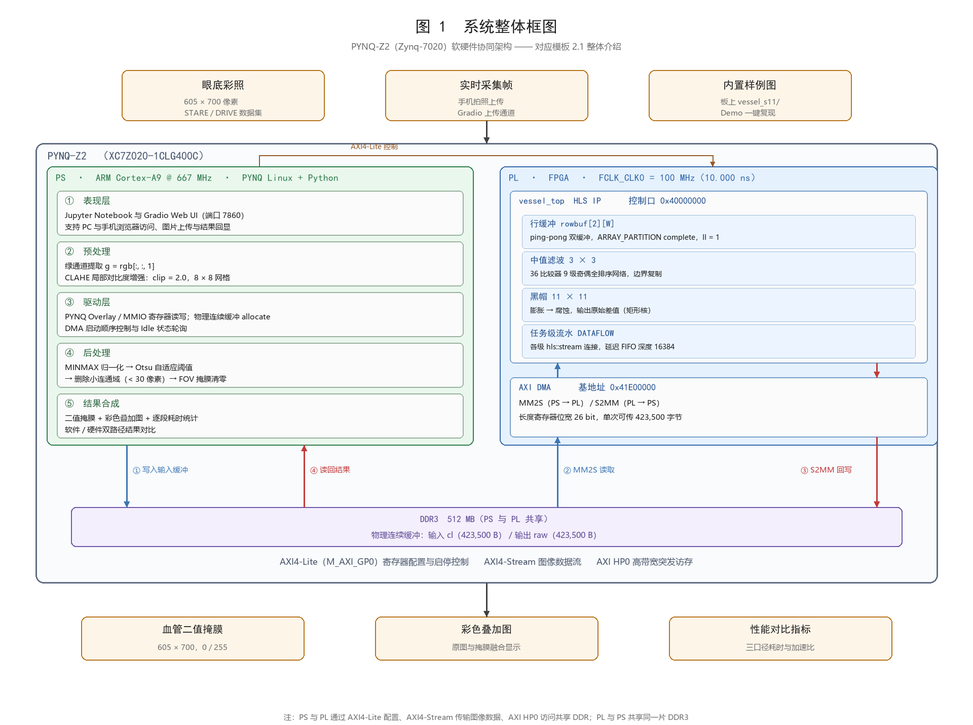
#> input picture 技术文档/图1_系统整体框图.png, 973 x 725 px, shrunk from 1920 x 1430 before the run
$ python -i pipeline.py   (imports and definitions only)
#> lines starting #> are read from the running program, lines starting #| are printed output that depends on the picture; after the words box and inside, x2 and y2 are one past the last pixel; in counts of white or black regions, pixels touching at a corner belong together
#> further down, picture is the input picture: shape (725, 973, 3); mean B, G, R 244.3, 243.5, 242.1
"""
算法模块 —— 眼底血管分割流水线

对应《项目流程与算法详解》第三章 "流水线逐步详解"

核心设计：统一接口 process(img, params) -> (mask, intermediates, timing)
    - params:     参数字典，控制每一步的开关和参数值
    - intermediates: 中间结果字典，保存每一步的输出图像，方便查看和调试
    - timing:     耗时字典，记录每一步耗时多少毫秒

V1 流程：绿通道 -> 中值去噪 -> 黑帽增强 -> 固定阈值 -> 叠加
V2 增量：FOV 掩膜 + CLAHE + Otsu + 小连通域过滤（开关在 params 里控制）
V3 增量：四方向线检测（开关在 params 里控制）

将来 FPGA 版本也实现同一个 process() 函数，换后端只需换一行导入。
"""

import time
import numpy as np
import cv2


# ============================================================
# 默认参数：V1 基础版的参数设置
# 改参数不用改代码，只需在调用时传入不同的 params 字典
# ============================================================
def default_params():
    """
    返回默认参数字典，每个参数都有注释说明含义

    以后 V2/V3 只是在这里加新的键值对，不改 V1 的逻辑
    """
    return {
        # --- 第 2 步：绿通道 ---
        # 没有参数，直接取 BGR 的第 1 通道

        # --- 第 3 步：中值滤波去噪 ---
        "denoise_kernel": 3,  # 中值滤波窗口大小（3 = 3x3 窗口）

        # --- 第 4 步：黑帽增强 ---
        "morph_kernel_size": 15,     # 结构元素大小（要大于血管宽度）
        "morph_kernel_shape": "ellipse",  # 形状："ellipse" 或 "rect"

        # --- 第 5 步：固定阈值 ---
        "threshold": 60,  # 像素值 > 60 认为是血管（黑帽响应图上的阈值）

        # --- 开关 ---
        "use_clahe": False,         # V2：是否启用 CLAHE 对比度增强
        "clahe_clip_limit": 2.0,    # V2：CLAHE 限幅参数
        "clahe_tile_grid": (8, 8), # V2：CLAHE 分块大小

        "use_otsu": False,          # V2：是否用 Otsu 自动阈值（True 时忽略上面的 threshold）
        "use_fov_mask": False,      # V2：是否使用 FOV 掩膜
        "min_blob_area": 0,         # V2：连通域过滤，删小于此面积的块（0=不过滤）

        # --- V3：四方向线检测 ---
        "use_direction_filter": False,  # V3：总开关
        "direction_kernel_len": 9,      # V3：线检测核长度（实验得出 9 比 15 好）
        "direction_fusion": "weighted", # V3：融合方式（实验得出 weighted 比 max 好）
        "direction_weight": 0.3,        # V3：方向响应权重，黑帽占 0.7、方向占 0.3
    }


# ============================================================
# V1 流水线各步骤实现
# ============================================================

def _green_channel(img, intermediates, timing):
    """
    第 2 步：绿色通道提取

    为什么用绿通道：论文验证过，眼底图中血管和背景在绿色通道上对比度最大
    红通道里血管几乎看不出来，蓝通道动态范围太小

    OpenCV 存储顺序是 BGR，所以绿色通道是第 1 通道（从 0 开始数）
    """
    t0 = time.perf_counter()
    green = img[:, :, 1]  # 取绿色通道，变成灰度图
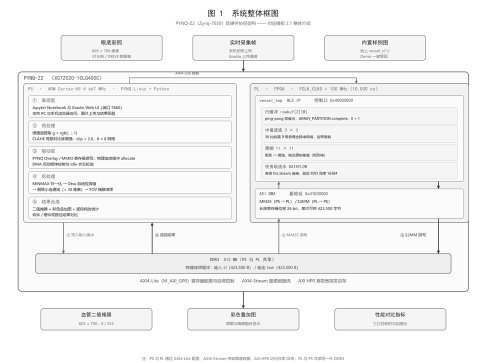
#> green: shape (725, 973) (shown at 1/2 size); min 0, max 255, mean 243.5
    elapsed = (time.perf_counter() - t0) * 1000  # 转为毫秒

    intermediates["green"] = green.copy()
    timing["green_channel"] = elapsed
    return green


def _median_denoise(green, params, intermediates, timing):
    """
    第 3 步：中值滤波去噪

    原理：每个像素取它 3x3 邻域内 9 个数的中位数作为新值
    好处：去椒盐噪点但不模糊血管边缘（均值滤波会模糊，中值不会）
    参数 3x3 来自论文，也是将来 HLS 模块的规格
    """
    k = params.get("denoise_kernel", 3)
    t0 = time.perf_counter()
    denoised = cv2.medianBlur(green, k)
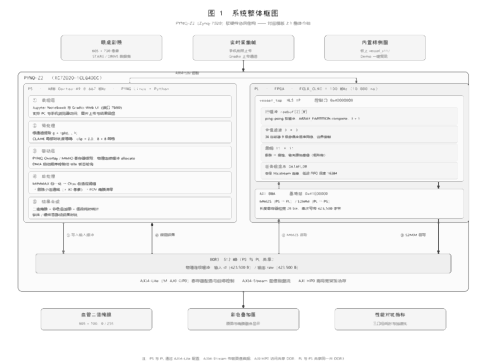
#> denoised: shape (725, 973) (shown at 1/2 size); min 45, max 255, mean 245.3
    elapsed = (time.perf_counter() - t0) * 1000

    intermediates["denoised"] = denoised.copy()
    timing["median_denoise"] = elapsed
    return denoised


# [18 lines left out: function _clahe, not called in this run]


def _black_hat(denoised, params, intermediates, timing):
    """
    第 4 步：黑帽增强（V1 的灵魂步骤）

    原理：
        - 腐蚀 = 窗口内取最小值（亮区域缩小）
        - 膨胀 = 窗口内取最大值（亮区域扩大）
        - 闭运算 = 先膨胀再腐蚀（抹掉小的暗斑点）
        - 黑帽 = 闭运算 - 原图

    血管是"比周围暗的细长结构"，闭运算时被亮背景"淹没"
    两者一减，暗的细线（血管）就凸显出来了

    结构元素大小要大于血管宽度（默认 15x15）
    """
    k = params.get("morph_kernel_size", 15)
    shape_str = params.get("morph_kernel_shape", "ellipse")

    # 创建结构元素：椭圆或矩形
    if shape_str == "ellipse":
        kernel = cv2.getStructuringElement(cv2.MORPH_ELLIPSE, (k, k))
    else:
        kernel = cv2.getStructuringElement(cv2.MORPH_RECT, (k, k))

    t0 = time.perf_counter()
    blackhat = cv2.morphologyEx(denoised, cv2.MORPH_BLACKHAT, kernel)
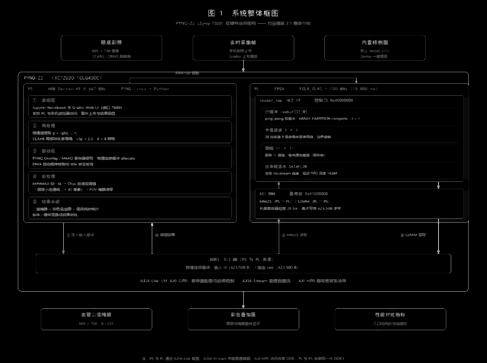
#> blackhat: shape (725, 973) (shown at 1/2 size); min 0, max 209, mean 5.1

    # 线性归一化到 0-255（GitHub 参考项目的做法）
    # 黑帽原始响应值范围很小（如 0-72），直接卡阈值 60 几乎筛不掉东西
    # 归一化后值域扩展到 0-255，阈值 60 才有意义
    if blackhat.max() > 0:
        blackhat = cv2.normalize(
            blackhat, None, alpha=0, beta=255, norm_type=cv2.NORM_MINMAX
        )

    elapsed = (time.perf_counter() - t0) * 1000

    intermediates["blackhat"] = blackhat.copy()
    timing["black_hat"] = elapsed
    return blackhat


# [82 lines left out: functions _direction_filter, _fuse_responses, not called in this run]


def _thresholding(blackhat, params, intermediates, timing):
    """
    第 5 步：阈值分割

    两种模式：
    - 固定阈值（V1）：像素 > threshold -> 白色(血管)，否则 -> 黑色
    - Otsu 自动阈值（V2）：统计直方图，自动找最优阈值

    Otsu 依赖整帧统计 -> 这就是设计方案说"Otsu 放软件端"的原因
    """
    t0 = time.perf_counter()

    if params.get("use_otsu", False):
        # Otsu 模式：自动找阈值
        thresh_val, mask = cv2.threshold(
            blackhat, 0, 255, cv2.THRESH_BINARY + cv2.THRESH_OTSU
        )
        timing["otsu_threshold"] = thresh_val  # 记录自动找到的阈值
    else:
        # 固定阈值模式
        thresh_val = params.get("threshold", 60)
        _, mask = cv2.threshold(blackhat, thresh_val, 255, cv2.THRESH_BINARY)
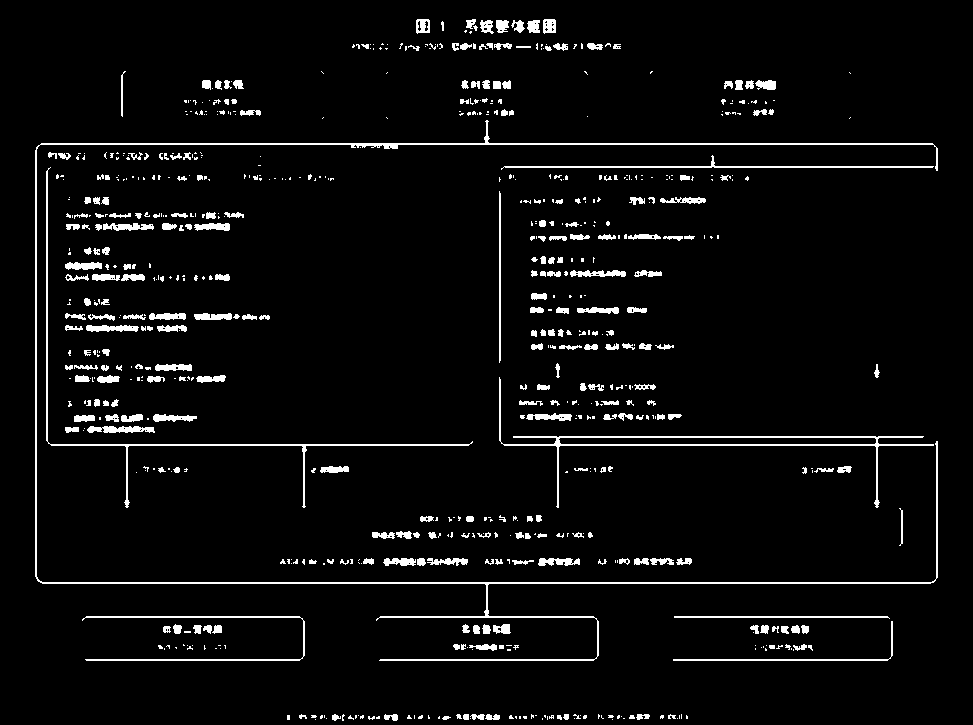
#> mask: shape (725, 973); 4.6% white; 702 white regions (435 under 20 px), largest, box (x1, y1, x2, y2) and area: (35, 120, 938, 661) 5978, (499, 377, 934, 508) 2120, (46, 167, 473, 508) 1671

    elapsed = (time.perf_counter() - t0) * 1000

    intermediates["threshold_value"] = thresh_val
    intermediates["mask_raw"] = mask.copy()
    timing["thresholding"] = elapsed
    return mask


# [84 lines left out: functions _remove_small_blobs, generate_fov_mask, not called in this run]


# ============================================================
# 主函数：统一接口
# ============================================================

def process(img, params=None, fov_mask=None):
    """
    眼底血管分割主处理函数（统一接口）

    参数:
        img:       输入 BGR 彩色图 (H, W, 3)
        params:    参数字典，用 default_params() 时 V1 开关全关
        fov_mask:  可选，外部传入的 FOV 有效视野掩膜（DRIVE 自带）。
                   如果传 None 且 params["use_fov_mask"]=True，
                   则用 generate_fov_mask() 按论文方法自动生成（STARE 用）

    返回:
        mask:          血管二值掩膜 (H, W)，血管=255，背景=0
        intermediates: 中间结果字典
        timing:        耗时字典
        fov_mask_used: 实际使用的 FOV 掩膜（可能是传入的，也可能是自生成的；没启用就是 None）

    接口不变，将来 FPGA 版本也实现这个签名。
    """
    if params is None:
        params = default_params()

    intermediates = {}
    timing = {}

    # --- FOV 掩膜准备（如果需要） ---
    if params.get("use_fov_mask", False):
        if fov_mask is None:
            # STARE：按论文方法自生成
            t0 = time.perf_counter()
            fov_mask = generate_fov_mask(img)
            timing["gen_fov"] = (time.perf_counter() - t0) * 1000
        intermediates["fov_mask"] = fov_mask.copy()
    else:
        fov_mask = None

    # --- 绿通道 ---
    green = _green_channel(img, intermediates, timing)

    # --- V2 CLAHE ---
    if params.get("use_clahe", False):
        enhanced = _clahe(green, params, intermediates, timing)
    else:
        enhanced = green
        intermediates["clahe"] = None

    # --- 中值去噪 ---
    denoised = _median_denoise(enhanced, params, intermediates, timing)

    # --- 黑帽 ---
    blackhat = _black_hat(denoised, params, intermediates, timing)

    # --- V3 四方向线检测 + 与黑帽融合 ---
    if params.get("use_direction_filter", False):
        direction_response = _direction_filter(denoised, params, intermediates, timing)
        response_for_threshold = _fuse_responses(
            blackhat, direction_response, params, intermediates, timing
        )
    else:
        response_for_threshold = blackhat
        intermediates["direction_response"] = None
        intermediates["fused"] = None

    # --- 阈值分割（Otsu 或固定） ---
    mask = _thresholding(response_for_threshold, params, intermediates, timing)

    # --- 删小连通域 ---
    if params.get("min_blob_area", 0) > 0:
        mask = _remove_small_blobs(mask, params, intermediates, timing)

    # --- FOV 清零 ---
    if fov_mask is not None:
        mask = cv2.bitwise_and(mask, fov_mask)

    intermediates["mask_final"] = mask.copy()
    intermediates["fov_mask_used"] = fov_mask

    return mask, intermediates, timing, fov_mask


# ============================================================
# 辅助函数：彩色叠加
# ============================================================

# [24 lines left out: function overlay_vessels, not called in this run]

>>> import cv2
>>> picture = cv2.imread('../技术文档/图1_系统整体框图.png')
>>> result = process(picture)

$ run again, on 技术文档/图2_机械结构图_眼球模型.png
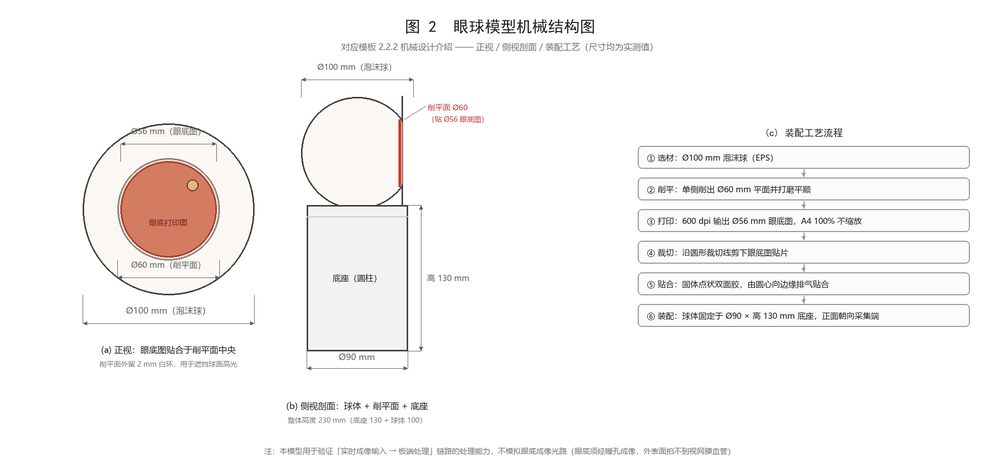
#> input picture 技术文档/图2_机械结构图_眼球模型.png, 1000 x 459 px, shrunk from 1960 x 900 before the run
#> picture is the input picture: shape (459, 1000, 3); mean B, G, R 245.6, 246.2, 248
#> in _black_hat, `blackhat = cv2.morphologyEx(denoised, cv2.MORPH_BLACKHAT, kernel)`:
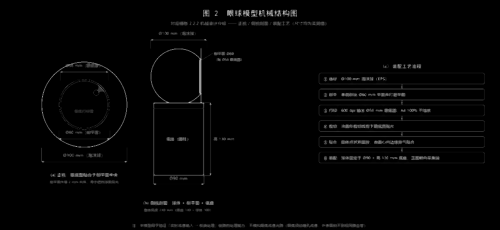
#> blackhat: shape (459, 1000) (shown at 1/2 size); min 0, max 200, mean 4
#> in _thresholding, `_, mask = cv2.threshold(blackhat, thresh_val, 255, cv2.THRESH_BINARY)`:
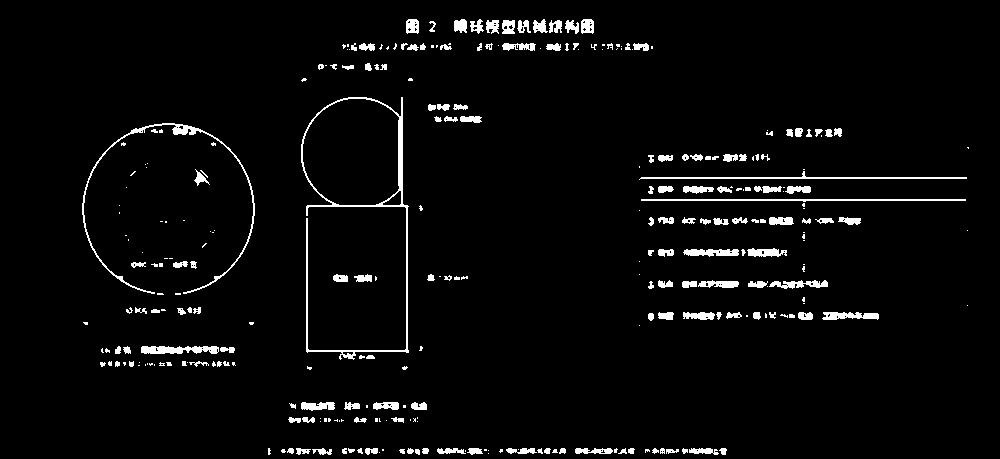
#> mask: shape (459, 1000); 3.6% white; 300 white regions (140 under 20 px), largest, box (x1, y1, x2, y2) and area: (301, 97, 409, 360) 1919, (82, 123, 255, 294) 1158, (639, 171, 967, 180) 670

$ run again, on 技术文档/图3_软件分层框图.png
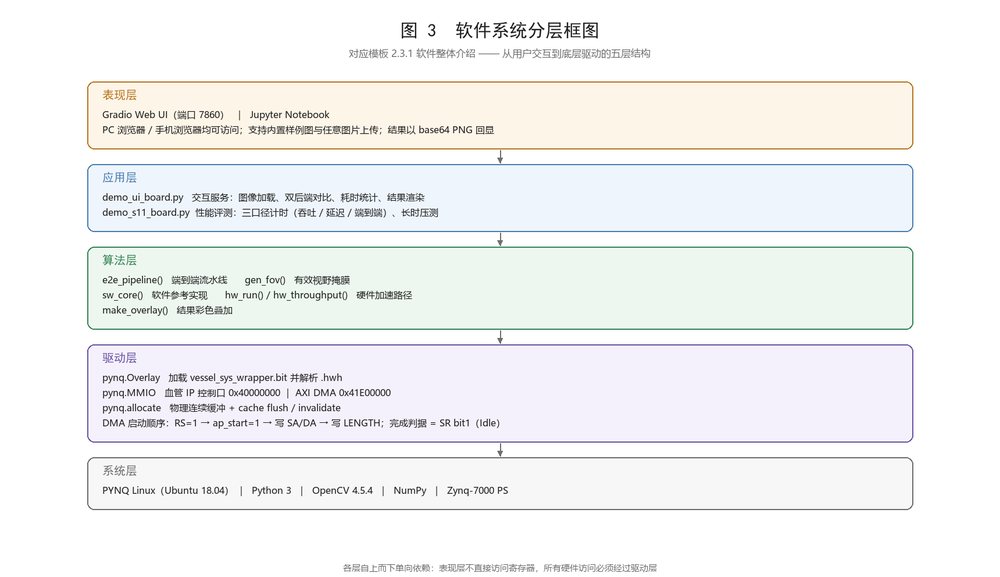
#> input picture 技术文档/图3_软件分层框图.png, 1000 x 577 px, shrunk from 1720 x 992 before the run
#> picture is the input picture: shape (577, 1000, 3); mean B, G, R 243.2, 243.2, 242.5
#> in _black_hat, `blackhat = cv2.morphologyEx(denoised, cv2.MORPH_BLACKHAT, kernel)`:
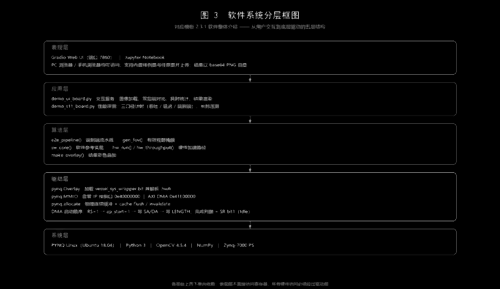
#> blackhat: shape (577, 1000) (shown at 1/2 size); min 0, max 223, mean 4.7
#> in _thresholding, `_, mask = cv2.threshold(blackhat, thresh_val, 255, cv2.THRESH_BINARY)`:
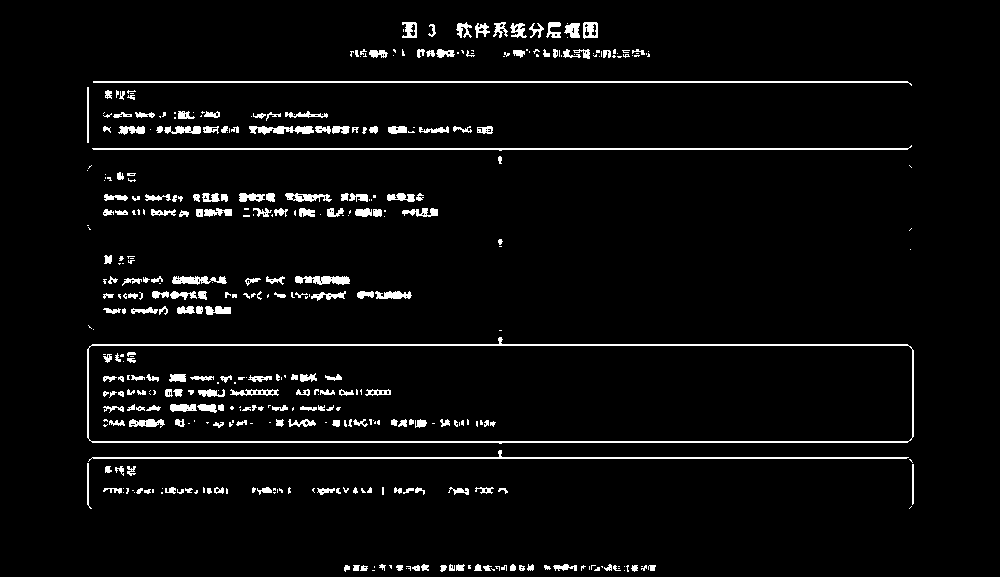
#> mask: shape (577, 1000); 4.3% white; 424 white regions (204 under 20 px), largest, box (x1, y1, x2, y2) and area: (87, 337, 914, 444) 3667, (88, 450, 909, 462) 1658, (92, 145, 912, 151) 1640
